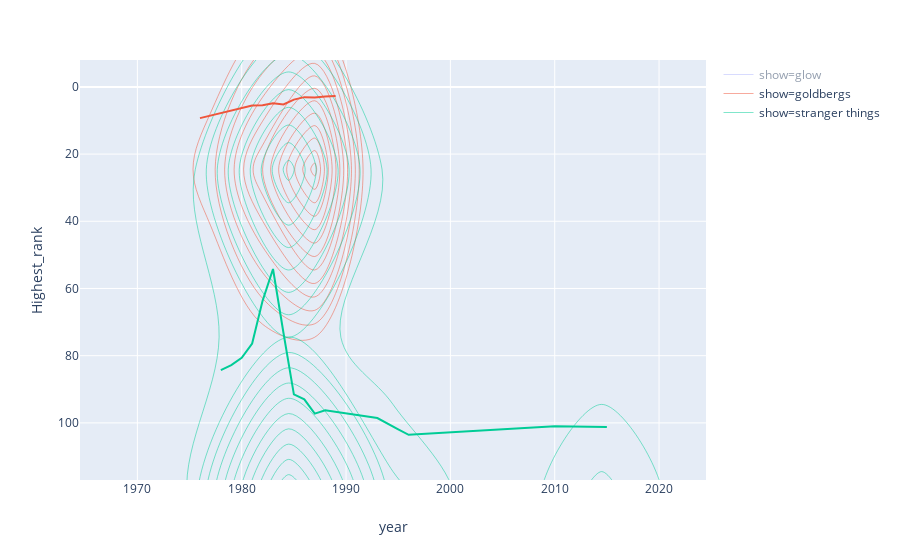

Here is the notebook cell this chart was saved with:
### Code cell
import plotly_express as px

px.density_contour(df, x="year", y="Highest_rank", color="show", category_orders={'show': ['stranger things', 'goldbergs', 'glow']}, range_y=[117,-8], trendline='lowess')
